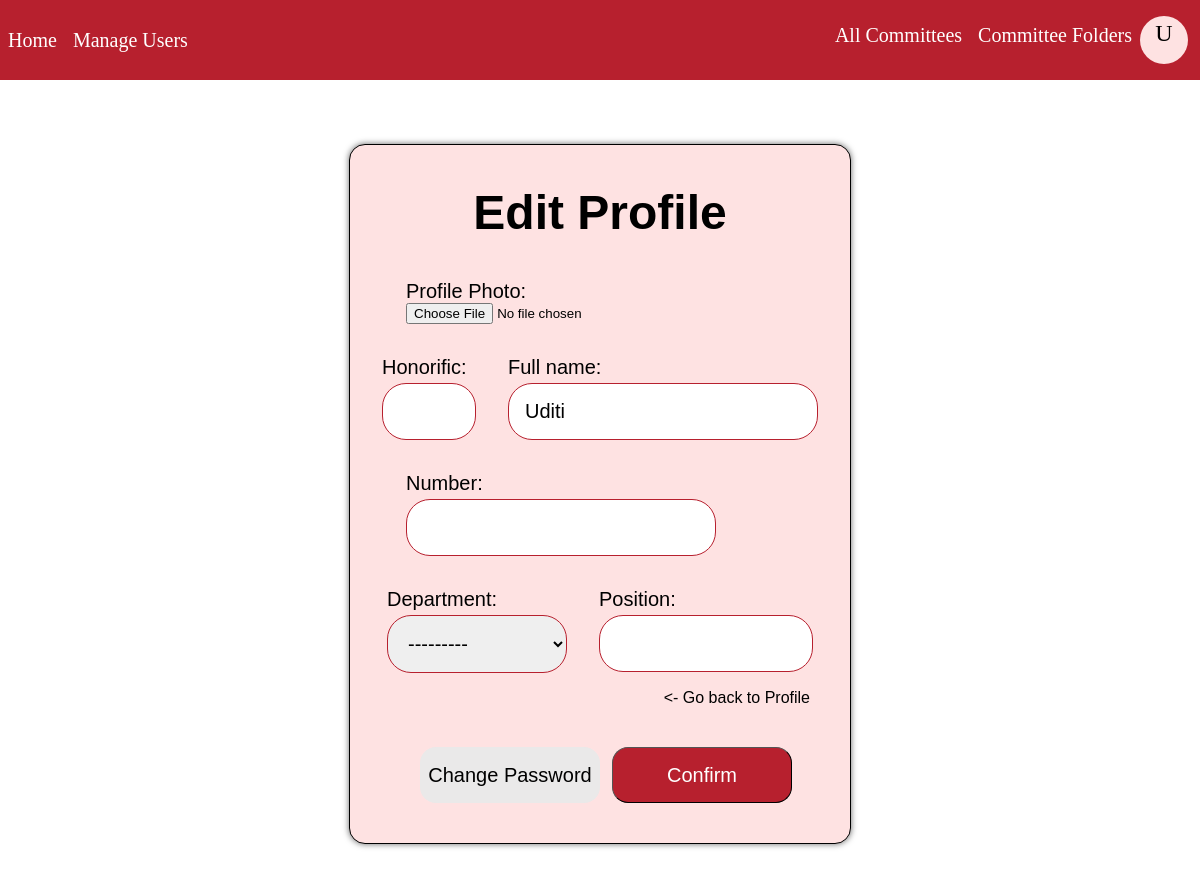
/edit-profile/1 (signed in), run on an earlier commit of the app's database.
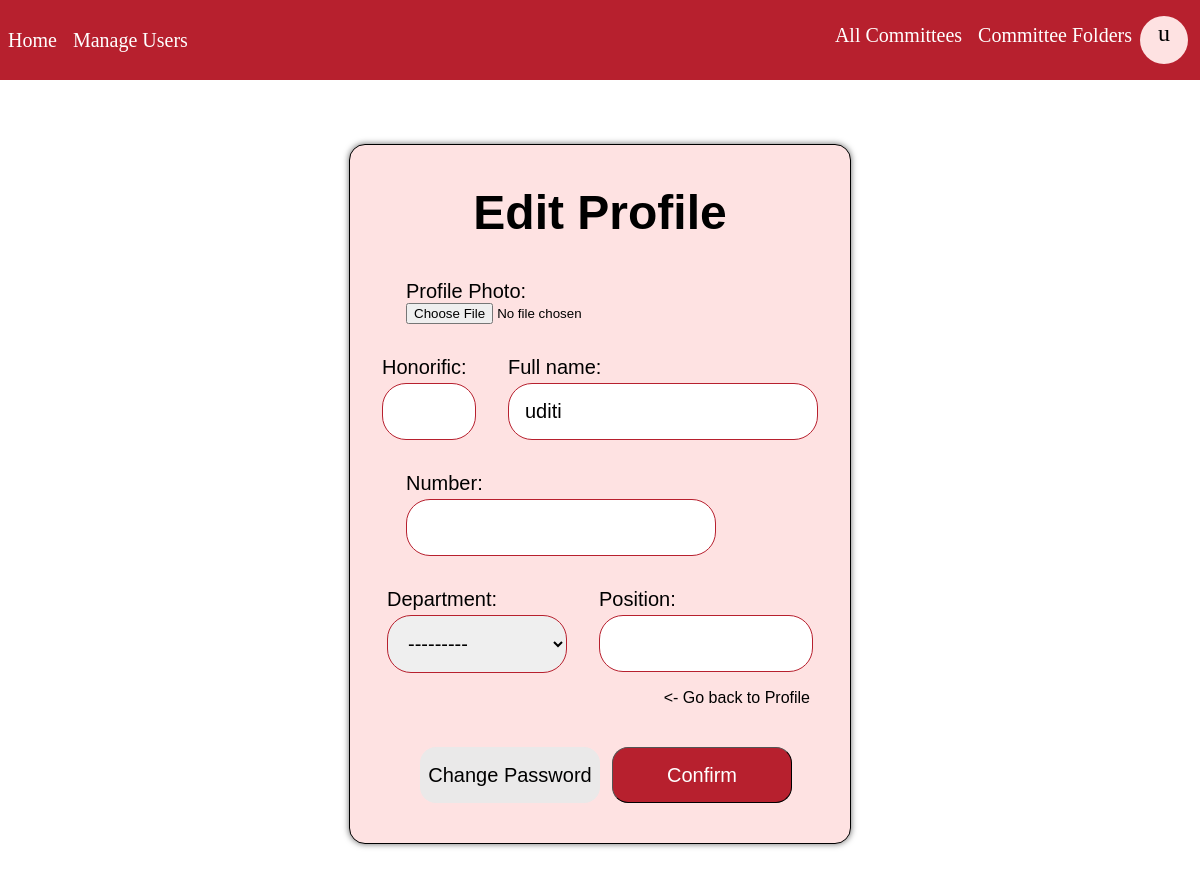
And on a later commit of the database.
### base/models.py (models this page shows)
class User(AbstractUser):
    avatar = models.ImageField(null = True, upload_to = "images/", blank = True)
    honorific = models.CharField(max_length = 200, null = True, blank = True)
    pname = models.CharField(max_length = 200, null = True)
    email = models.EmailField(unique = True, null = True)
    position = models.CharField(max_length = 200, null = True)
    number = models.BigIntegerField(null = True)
    department = models.ForeignKey(Department,on_delete=models.SET_NULL,null=True)
    is_verified = models.BooleanField(default = False)
    auth_token = models.CharField(max_length = 200)
    password_token = models.CharField(max_length = 200)
    USERNAME_FIELD = 'email'
    REQUIRED_FIELDS = ['pname', 'username']

### base/views.py (the view, shortened to what this page needs)
# urls.py: path('edit-profile/<str:pk>', views.edit_profile, name = 'edit-profile'),
@login_required(login_url = 'login')
def edit_profile(request, pk):
    user = User.objects.get(id = pk)
    if request.user!=user:
        return redirect('home')
    form = UserForm(instance=user)
    if request.method == 'POST' and 'submit' in request.POST.keys():
        form = UserForm(request.POST,request.FILES,instance=user)
        if form.is_valid():
            form.save()
            messages.success(request, "Profile updated successfully!")
            return redirect('profile', pk)
    context={
        'form':form
    }
    return render(request,'base/edit_profile.html',context)

### base/forms.py
class UserForm(ModelForm):
    class Meta:
        model = User
        fields = ['avatar', 'honorific', 'pname', 'number', 'department', 'position']

### base/models.py (called while the page is built)
    def __str__(self):
        return self.name

### base/templates/base/edit_profile.html (shortened to what this page needs)
{% extends 'main.html' %}
{% load static %}
{% block content %}
<head>
</head>
<div class = "content">
<div class="edit_profile_body">
<h1 class="title_edit">Edit Profile</h1>
<form method = "POST" enctype = "multipart/form-data">
        <div class="field-container">
            <label for="{{ form.avatar.id_for_label }}">Profile Photo:</label><br>
            {{ form.avatar }}
        </div>
        <div class = "full_name">
            <div class="field-container">
                <label for="{{ form.honorific.id_for_label }}">Honorific:</label><br>
                {{ form.honorific }}
            </div>
            <div class="field-container">
                <label for="{{ form.pname.id_for_label }}">Full name:</label><br>
                {{ form.pname }}
            </div>
        </div>
        <div class="field-container">
            <label for="{{ form.number.id_for_label }}">Number:</label><br>
            {{ form.number }}
        </div>
        <div class = "row2">
            <div class="field-container">
                <label for="{{ form.department.id_for_label }}">Department:</label><br>
                {{ form.department }}
            </div>
            <div class="field-container">
                <label for="{{ form.position.id_for_label }}">Position:</label><br>
                {{ form.position }}
            </div>
        </div>
    <a href = "{{ request.META.HTTP_REFERER }}" class = "cancel_profile_edit"><- Go back to Profile</a>
    <div class = "submit_buttons">
    <form method = "POST">
        <button type = "submit" name = "Change Password" class = "password_profile_edit">Change Password</button>
    </form>
    <button name = "submit" class = "submit_profile_edit">Confirm</button>
    </div>
    </form>
</div>
{% endblock content %}

### template/navbar.html (shortened to what this page needs)
{% block content %}
        <div class = "navbar">
            <div class = "left">
                <a href = "{% url 'home' %}" class = "navlinks">Home</a>
                {% if request.user.is_superuser %}
                    <a href = "{% url 'users_allowed' %}" class = "navlinks">Manage Users</a>
                {% endif %}
            </div>
            <div class = "right">
            {% if request.user.is_authenticated %}
                    <a href = "{% url 'committees_list' %}" class = "navlinks">All Committees</a>
                {% if request.user.is_superuser %}
                    <a href="{% url 'file-start' %}" class="navlinks">Committee Folders</a>
                {% else %}
                    <a href="{% url 'file-start' %}" class="navlinks">My Committees</a>
                {% endif %}
                    <div class="dropdown-main">
                        {% if request.user.avatar %}
                            <img src="{{ request.user.avatar.url }}" class="profile-avatar" alt="User Avatar">
                        {% else %}
                            <div class="profile-circle"><p>{{ request.user.pname|slice:":1" }}</p></div>
                        {% endif %}
                    </div>
            {% else %}
                <a href="{% url 'login' %}" class="navlinks">Login</a>
            {% endif %}
            </div>
        </div>
{% endblock content %}

What changed in the data, as far as the page shows it:
changed User: user.pname "U" → "u"; pname "Uditi" → "uditi"
